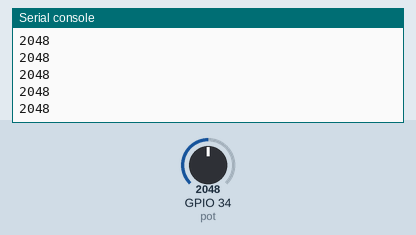
Simulated run of this program. Board: ESP32 board running MicroPython. Shown: the last lines printed to the serial console. The inputs (shaded band) are chosen by the test bench; at power-on: GPIO 34 (pot) = 2048 (analog values on the 0–4095 scale).

Above: at 1.2 s.
1.3 s: GPIO 34 (pot) set to 2866
At 1.31 s:
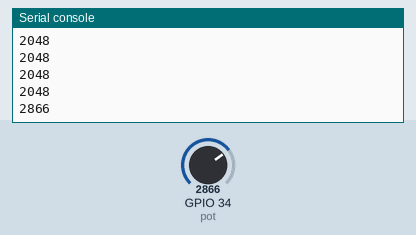
2.8 s: GPIO 34 (pot) set to 3603
At 2.81 s:
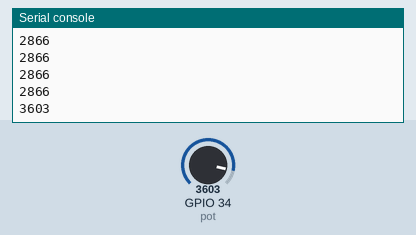
Timing chart, 0 to 5.8 s (numbered marks = the images above; inputs shaded):
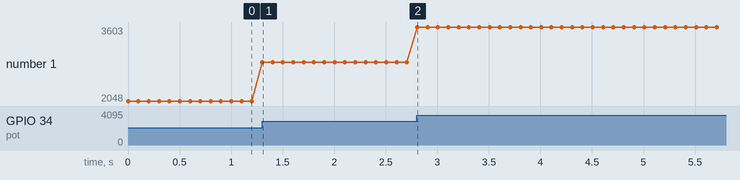

Measured:
- after the input at 1.3 s, the serial console: prints a new line at once (image 1)
- after the input at 2.8 s, the serial console: prints a new line at once (image 2)
- plotted number 1: 2048 → 2866 after the input at 1.3 s, 2866 → 3603 after the input at 2.8 s

The program:

main.py
```python
from machine import Pin, ADC
from time import sleep

pot = ADC(Pin(34))
pot.atten(ADC.ATTN_11DB)       #Full range: 3.3v

while True:
    pot_value = pot.read()
    if pot_value == 0:
        pot_value = 0

    elif pot_value > 0:
        pot_value = pot_value

    print(pot_value)
    sleep(0.1)
```
